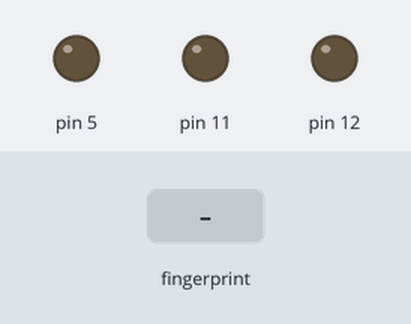
Recording of a sketch running on a simulated Arduino Uno, built with avr-gcc and run on an emulated ATmega328P. Shown: output pins drawn as LEDs (lit = HIGH). Inputs (shaded band) come from the test bench. What the sketch prints to the serial monitor is not drawn.

Above: at 2.3 s.
2.4 s: finger stored as number 1 placed on the sensor
At 3.2 s:
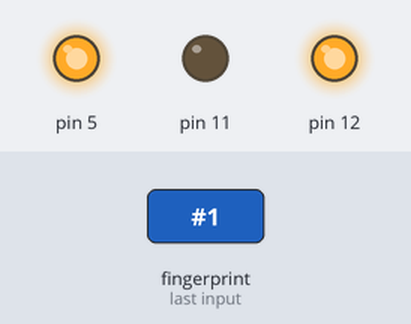
At 4.5 s:
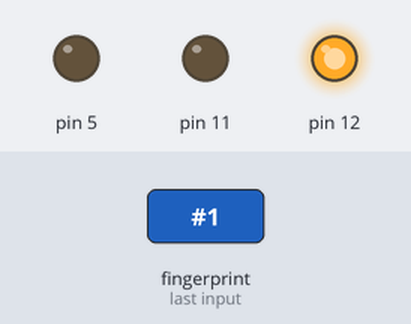
Timing chart, 0 to 6.5 s (numbered marks = the images above; inputs shaded):
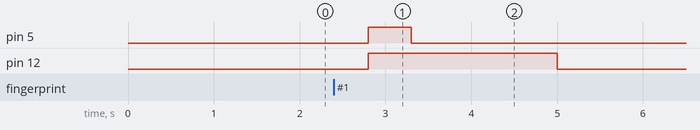

Measured:
- after the input at 2.4 s, pin 5: LOW → HIGH after 0.40 s, → LOW 0.50 s later; pin 12: LOW → HIGH after 0.40 s, → LOW 2.2 s later

The sketch:

finall.ino
```cpp
#include <Adafruit_Fingerprint.h>
#include <SoftwareSerial.h>

SoftwareSerial mySerial(2, 3);

Adafruit_Fingerprint finger = Adafruit_Fingerprint(&mySerial);

void setup()
{
Serial.begin(9600);
while (!Serial); // For Yun/Leo/Micro/Zero/…
delay(100);
Serial.println("fingertest");
pinMode(12, OUTPUT);
pinMode(11, OUTPUT);
pinMode(5, OUTPUT);

// set the data rate for the sensor serial port
finger.begin(57600);

if (finger.verifyPassword()) {
Serial.println("Found fingerprint sensor!");
} else {
Serial.println("Did not find fingerprint sensor :(");
while (1) {
delay(1);
}
}

finger.getTemplateCount();
Serial.print("Sensor contains "); Serial.print(finger.templateCount); Serial.println(" templates");
Serial.println("Waiting for valid finger…");
}

void loop() // run over and over again

{
getFingerprintIDez();
delay(50); //don’t ned to run this at full speed.
digitalWrite(12, LOW);
digitalWrite(11, LOW);
}

uint8_t getFingerprintID() {
uint8_t p = finger.getImage();
switch (p) {
case FINGERPRINT_OK:
Serial.println("Image taken");
break;
case FINGERPRINT_NOFINGER:
Serial.println("No finger detected");
return p;
case FINGERPRINT_PACKETRECIEVEERR:
Serial.println("Communication error");
return p;
case FINGERPRINT_IMAGEFAIL:
Serial.println("Imaging error");
return p;
default:
Serial.println("Unknown error");
return p;
}

// OK success!

p = finger.image2Tz();
switch (p) {
case FINGERPRINT_OK:
Serial.println("Image converted");
break;
case FINGERPRINT_IMAGEMESS:
Serial.println("Image too messy");
return p;
case FINGERPRINT_PACKETRECIEVEERR:
Serial.println("Communication error");
return p;
case FINGERPRINT_FEATUREFAIL:
Serial.println("Could not find fingerprint features");
return p;
case FINGERPRINT_INVALIDIMAGE:
Serial.println("Could not find fingerprint features");
return p;
default:
Serial.println("Unknown error");
return p;
}

// OK converted!
p = finger.fingerFastSearch();
if (p == FINGERPRINT_OK) {
Serial.println("Found a print match!");
} else if (p == FINGERPRINT_PACKETRECIEVEERR) {
Serial.println("Communication error");
return p;
} else if (p == FINGERPRINT_NOTFOUND) {

Serial.println("Did not find a match");


return p;
} else {
Serial.println("Unknown error");
return p;
}
{digitalWrite(11, HIGH);
delay(3000);
digitalWrite(11, LOW);
Serial.print("Not Found");

Serial.print("Error");
return finger.fingerID;
}

// found a match!
Serial.print("Found ID #"); Serial.print(finger.fingerID);
Serial.print(" with confidence of "); Serial.println(finger.confidence);

return finger.fingerID;
}

// returns -1 if failed, otherwise returns ID #
int getFingerprintIDez() {
uint8_t p = finger.getImage();
if (p != FINGERPRINT_OK) return -1;

p = finger.image2Tz();
if (p != FINGERPRINT_OK) return -1;

p = finger.fingerFastSearch();
if (p != FINGERPRINT_OK)
{
digitalWrite(5, HIGH);
delay(200);
digitalWrite(5,LOW);
delay(200);
digitalWrite(5, HIGH);
delay(200);
digitalWrite(5,LOW);
return -1;
}
// found a match!

{
digitalWrite(12, HIGH);
digitalWrite(5, HIGH);

delay(500);
digitalWrite(5, LOW);
delay(1700);
digitalWrite(12, LOW);
Serial.print("Found ID #"); Serial.print(finger.fingerID);
Serial.print(" with confidence of "); Serial.println(finger.confidence);

}


}
```
